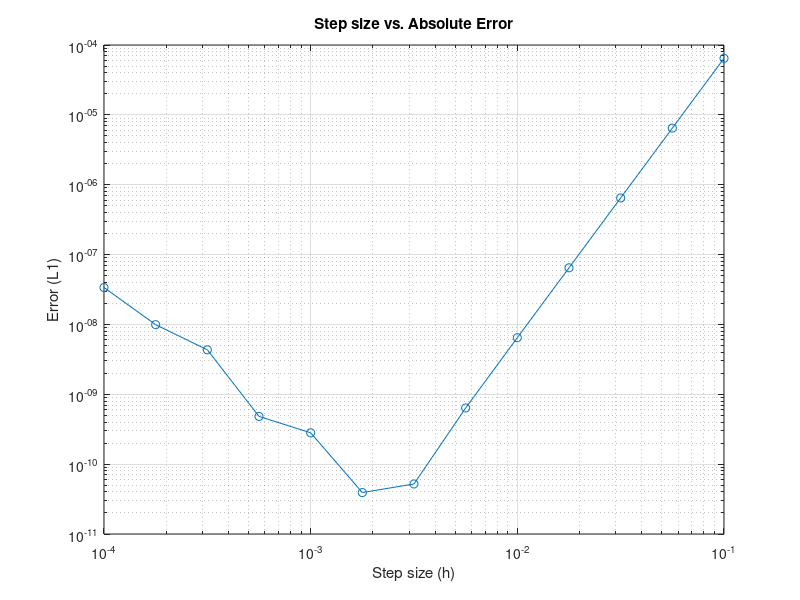

The MATLAB script that drew this image:
order = 4;

% Point of interest
%
x_bar = 1;

% Function definitions
%
u = @(x) sin(2*x);
uxx = @(x) -4*sin(2*x);
ux6 = @(x) -(2^6)*sin(2*x);
dd_4 = @(x, h) (1/h^2) * ((-1/12)*u(x-2*h) + (4/3)*u(x-h) + (-5/2)*u(x) + (4/3)*u(x+h) + (-1/12)*u(x+2*h));

uxx_true = uxx(x_bar);
hvals = logspace(-1, -4, 13);
E_DD4u = [];
E_DD4u_predicted = [];

% table headings:
disp(' ')
disp('       h           Error [DD4u]    Predicted Error [DD4u]')

for i=1:length(hvals)
   h = hvals(i);

   % Fourth-order approximation to u''(x_bar):
   %
   DD4u = dd_4(x_bar, h);

   % Error:
   %
   E_DD4u(i) = DD4u - uxx_true;

   % Predicted error:
   %
   E_DD4u_predicted(i) = (-1/90) * h^4 * ux6(x_bar);

   % Print line of table:
   %
   disp(sprintf('%13.4e   %13.4e   %13.4e', h, E_DD4u(i), E_DD4u_predicted(i)))
end

% Plot errors
%
clf;
axis([5e-4 .2 1e-12 1]);
plt = loglog(hvals, abs(E_DD4u), 'o-');
grid on;
title('Step size vs. Absolute Error')
xlabel('Step size (h)')
ylabel('Error (L1)')
waitfor(plt);